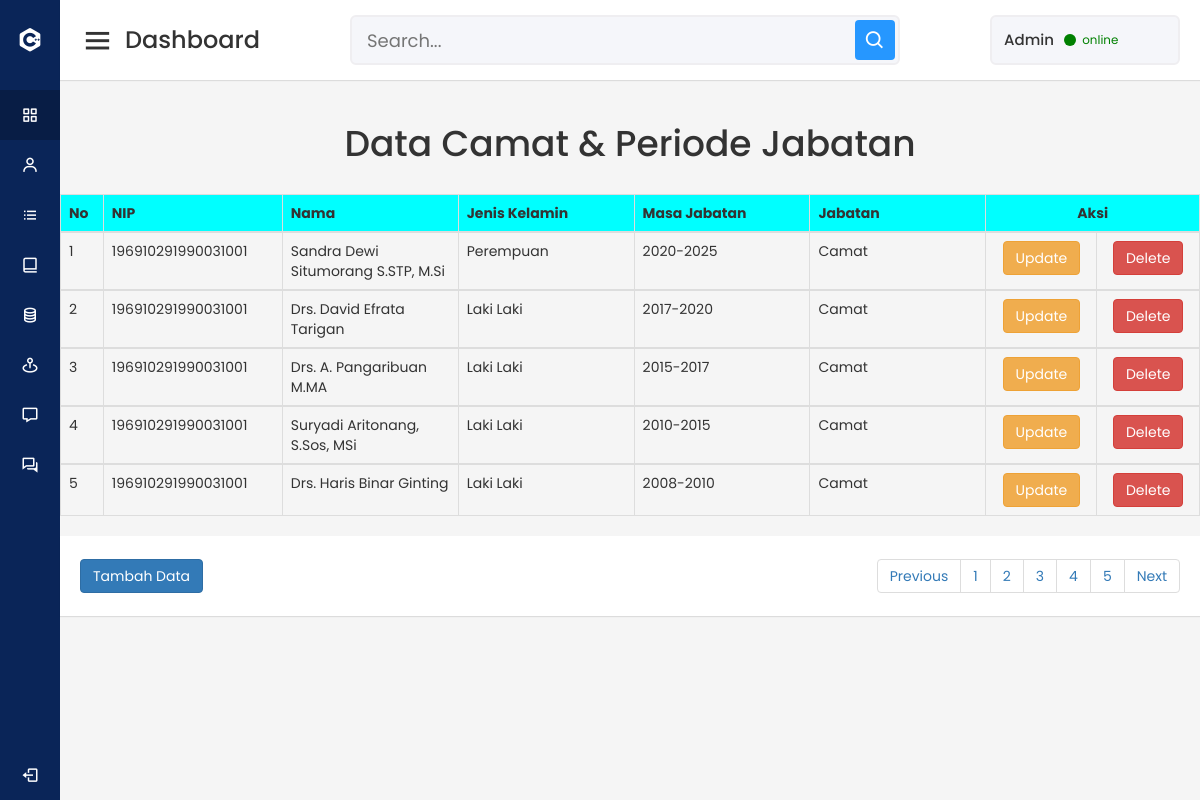
Screenshot of /Admin/menu/camat.php with the database file from the repository.
### tables this page shows
CREATE TABLE IF NOT EXISTS `tbl_camat` (
`id_camat` int(11) NOT NULL,
  `nip_camat` varchar(100) NOT NULL,
  `nm_camat` varchar(255) NOT NULL,
  `jk_camat` varchar(30) NOT NULL,
  `mj_camat` varchar(30) NOT NULL,
  `jabatan` varchar(100) NOT NULL
);

### Admin/menu/camat.php (the view, shortened to what this page needs)
<?php
include "koneksi.php";
 ?>
<!DOCTYPE html>
<html lang="en" dir="ltr">
  <head>
    <link rel="stylesheet" href="../bootstrap/css/bootstrap.min.css">
    <link rel="stylesheet" href="../style.css">
    <link href='https://unpkg.com/boxicons@2.0.7/css/boxicons.min.css' rel='stylesheet'>
   </head>
<body>
<?php include "menu.php"; ?>
<section class="home-section">
<?php include "header.php"; ?>
  <div class="home-content">
    <center><h1>Data Camat & Periode Jabatan</h1></center>
    <table class="table table-bordered table-hover">
        <br>
        <thead>
        <tr style="background-color: aqua;">
            <th>No</th>
            <th>NIP</th>
            <th>Nama</th>
            <th>Jenis Kelamin</th>
            <th>Masa Jabatan</th>
            <th>Jabatan</th>
            <th colspan='2' class="text-center">Aksi</th>
        </tr>
        </thead>
        <tbody>
        <?php
        $batas = 5;
        $halaman = isset($_GET['halaman'])?(int)$_GET['halaman'] : 1;
        $halaman_awal = ($halaman>1) ? ($halaman * $batas) - $batas : 0;
        $previous = $halaman - 1;
        $next = $halaman + 1;
        $data = mysqli_query($kon,"select * from tbl_camat");
        $jumlah_data = mysqli_num_rows($data);
        $total_halaman = ceil($jumlah_data / $batas);
        $data_berita = mysqli_query($kon,"select * from tbl_camat order by id_camat desc limit $halaman_awal, $batas");
        $nomor = $halaman_awal+1;
        while($data = mysqli_fetch_array($data_berita)){
          ?>
            <tr>
                <td width="30px"><?php echo $nomor++;?></td>
                <td width="150px"><?php echo $data["nip_camat"]; ?></td>
                <td width="150px"><?php echo $data["nm_camat"]; ?></td>
                <td width="150px"><?php echo $data["jk_camat"]; ?></td>
                <td width="150px"><?php echo $data["mj_camat"]; ?></td>
                <td width="150px"><?php echo $data["jabatan"]; ?></td>
                <td width="80px">
                <center>
                  <a href="update_camat.php?id_camat=<?php echo htmlspecialchars($data['id_camat']); ?>" class="btn btn-warning" role="button">Update</a>
                </center>
                </td>
                <td width="80px">
                <center> <a href="<?php echo htmlspecialchars($_SERVER["PHP_SELF"]);?>?id_camat=<?php echo $data['id_camat']; ?>" class="btn btn-danger" role="button">Delete</a> </center>
                </td>
            </tr>
            </tbody>
            <?php
        }
        ?>
    </table>
    <nav>
    <a href="tambah_camat.php" class="btn btn-primary" role="button">Tambah Data</a>
      <ul class="pagination justify-content-right">
              <li class="page-item">
                <a class="page-link" <?php if($halaman > 1){ echo "href='?halaman=$previous'"; } ?> >Previous</a>
              </li>
              <?php
              for($x=1;$x<=$total_halaman;$x++){
                ?>
                <li class="page-item"><a class="page-link" href="?halaman=<?php echo $x ?>"><?php echo $x; ?></a></li>
                <?php
              }
              ?>
              <li class="page-item">
                <a  class="page-link" <?php if($halaman < $total_halaman) { echo "href='?halaman=$next'"; } ?>>Next</a>
              </li>
            </ul>
          </nav>
  </div>
</section>
</body>
</html>

### Admin/style.css (style rules this page uses)
* { margin: 0; padding: 0; box-sizing: border-box; font-family: 'Poppins', sans-serif; }
.home-section { position: relative; background: #f5f5f5; min-height: 100vh; width: calc(100% - 240px); left: 240px; transition: all 0.5s ease; }
.home-section nav { display: flex; justify-content: space-between; height: 80px; background: #fff; display: flex; align-items: center; position: fixed; width: calc(100% - 240px); left: 240px; z-index: 100; padding: 0 20px; box-shadow: 0 1px 1px rgba(0, 0, 0, 0.1); transition: all 0.5s ease; }
.home-section .home-content { position: relative; padding-top: 104px; }
@media (max-width: 1240px) { .home-section { width: calc(100% - 60px); left: 60px; } }
@media (max-width: 1240px) { .home-section nav { width: calc(100% - 60px); left: 60px; } }

### rows the page displays
tbl_camat: nip_camat "196910291990031001", nm_camat "Sandra Dewi Situmorang S.STP, M.Si", jk_camat "Perempuan", mj_camat "2020-2025", jabatan "Camat"
tbl_camat: nip_camat "196910291990031001", nm_camat "Drs. David Efrata Tarigan", jk_camat "Laki Laki", mj_camat "2017-2020", jabatan "Camat"
tbl_camat: nip_camat "196910291990031001", nm_camat "Drs. A. Pangaribuan M.MA", jk_camat "Laki Laki", mj_camat "2015-2017", jabatan "Camat"
tbl_camat: nip_camat "196910291990031001", nm_camat "Suryadi Aritonang, S.Sos, MSi", jk_camat "Laki Laki", mj_camat "2010-2015", jabatan "Camat"
tbl_camat: nip_camat "196910291990031001", nm_camat "Drs. Haris Binar Ginting", jk_camat "Laki Laki", mj_camat "2008-2010", jabatan "Camat"
